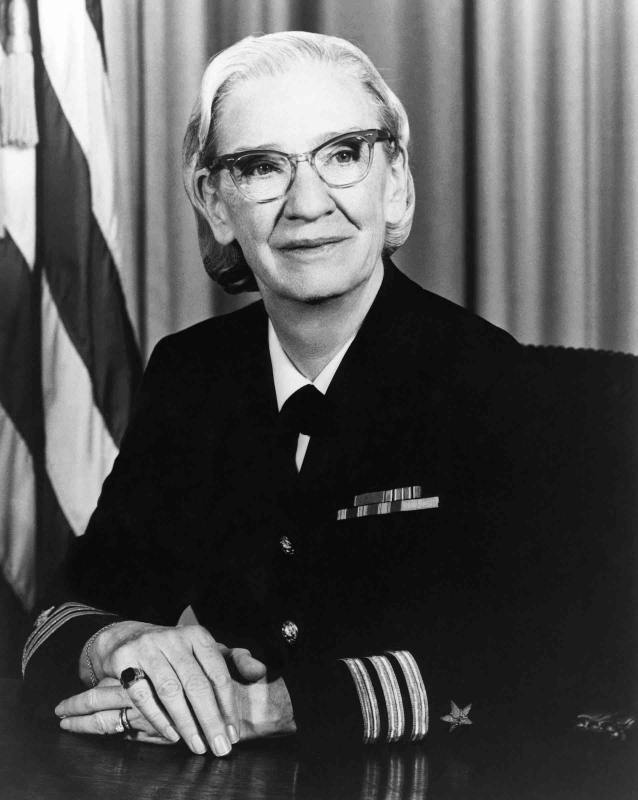
#> input picture 8-Image-Processing/1-Image-Processing/grace_hopper.jpg, 1914 x 2400 px (shown at 1/3 size)
$ jupyter execute --allow-errors image_processing.ipynb   (text cells are left out)
#> lines starting #> are read from the running program, lines starting #| are printed output that depends on the picture; pictures that were not available may be replaced by others from this repository, and a replacement may not be noted
[cell 1]
import cv2
import numpy as np
import matplotlib.pyplot as plt

# Load and resize the image
img = cv2.imread('grace_hopper.jpg', cv2.IMREAD_GRAYSCALE)  # Ensure the image file is in the working directory or provide the full path
#> img is the input picture: shape (2400, 1914); min 0, max 255, mean 84
if img is None:
    raise FileNotFoundError("Image not found. Please check the path.")

# Set up the figure with two side-by-side subplots
fig, (ax1, ax2) = plt.subplots(1, 2, figsize=(10, 5))

# Left subplot: Display the grayscale image in high quality
ax1.imshow(img, cmap='gray')
ax1.set_title('Grayscale Image', fontsize=12, color='black')
ax1.axis('off')

# Right subplot: Display pixel intensity values on a black background
black_bg = np.zeros_like(img)
ax2.imshow(black_bg, cmap='gray')
ax2.axis('off')

# Add colorbar for grayscale intensity reference
cbar = plt.colorbar(plt.cm.ScalarMappable(cmap='gray'), ax=ax2, fraction=0.02, pad=0.04)
cbar.set_label('Pixel Intensity', fontsize=10)
cbar.set_ticks(range(0, 256, 50))  # Fewer displayed values for readability

# Display pixel intensity values in green on the black background
step = 50  # Step size for displaying fewer values
font_size = 8

for i in range(0, img.shape[0], step):
    for j in range(0, img.shape[1], step):
        pixel_value = img[i, j]
        ax2.text(j, i, str(pixel_value), color='green', fontsize=font_size,
                ha='center', va='center')

# Title and layout adjustments
ax2.set_title('Pixel Intensity Values', color='black', fontsize=12)

plt.subplots_adjust(left=0.05, right=0.95, wspace=0.4)  # Adjust subplot spacing
plt.show()
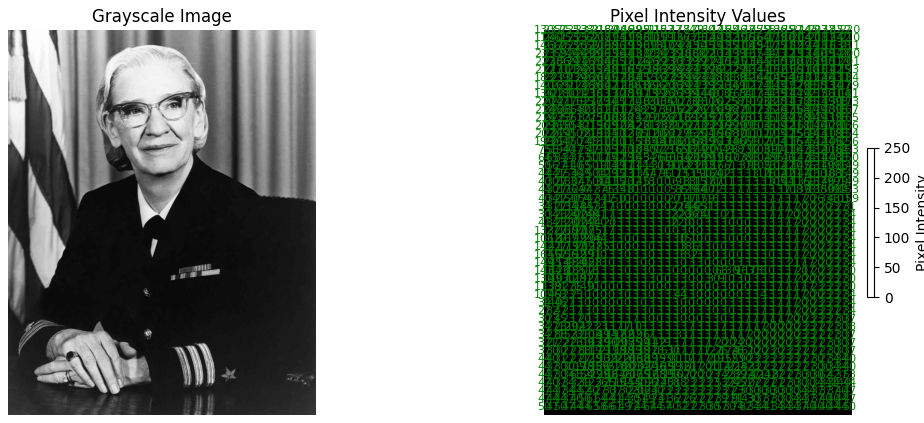
#> figure drawn by matplotlib, 3 panels

[cell 2]
import cv2
import numpy as np
import matplotlib.pyplot as plt

# Load the high-quality RGB image
img = cv2.imread('grace_hopper_RGB.jpg')  # Read the file (make sure the file is in the working directory)
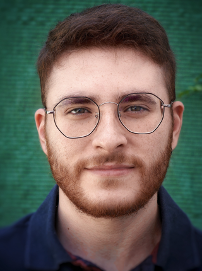
#> input picture 8-Image-Processing/1-Image-Processing/Jaime.png, 202 x 271 px, given in place of grace_hopper_RGB.jpg, which was not available
#> img is the input picture: shape (271, 202, 3); mean B, G, R 87.1, 95.6, 98.8
img = cv2.cvtColor(img, cv2.COLOR_BGR2RGB)  # Convert from BGR (OpenCV format) to RGB

# Resize image data for better readability in the channel subplots
resized_img = cv2.resize(img, (80, 80))  # Resize image to 80x80 for clarity
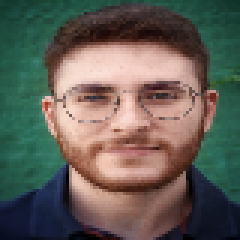
#> resized_img: shape (80, 80, 3) (shown 3 times larger); mean R, G, B 98.6, 95.4, 86.9

# Define step size for pixel display and font size for text
step = 10  # Adjust this to control sparsity of displayed pixels
font_size = 7

# Set up the figure with four subplots (RGB image + 3 color channels)
fig, axes = plt.subplots(1, 4, figsize=(14, 4))

# First subplot: Display the original RGB image
axes[0].imshow(resized_img)
axes[0].set_title('RGB Resized Image', fontsize=12)
axes[0].axis('off')

# Red Channel
axes[1].imshow(np.zeros_like(resized_img))  # Black background
axes[1].set_title('Red Channel', color='red', fontsize=12)
axes[1].axis('off')
for i in range(0, resized_img.shape[0], step):
    for j in range(0, resized_img.shape[1], step):
        red_val = resized_img[i, j, 0]  # Red channel value
        axes[1].text(j, i, f'{red_val}', color='red', fontsize=font_size,
                    ha='center', va='center')

# Green Channel
axes[2].imshow(np.zeros_like(resized_img))  # Black background
axes[2].set_title('Green Channel', color='green', fontsize=12)
axes[2].axis('off')
for i in range(0, resized_img.shape[0], step):
    for j in range(0, resized_img.shape[1], step):
        green_val = resized_img[i, j, 1]  # Green channel value
        axes[2].text(j, i, f'{green_val}', color='green', fontsize=font_size,
                    ha='center', va='center')

# Blue Channel
axes[3].imshow(np.zeros_like(resized_img))  # Black background
axes[3].set_title('Blue Channel', color='blue', fontsize=12)
axes[3].axis('off')
for i in range(0, resized_img.shape[0], step):
    for j in range(0, resized_img.shape[1], step):
        blue_val = resized_img[i, j, 2]  # Blue channel value
        axes[3].text(j, i, f'{blue_val}', color='blue', fontsize=font_size,
                    ha='center', va='center')

# Adjust layout for better spacing
plt.tight_layout()
plt.show()
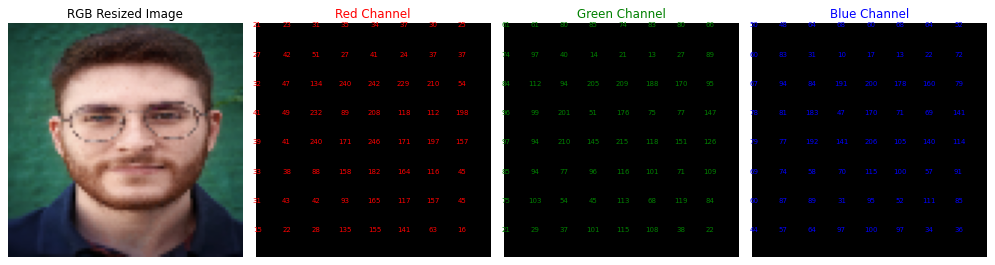
#> figure drawn by matplotlib, 4 panels
